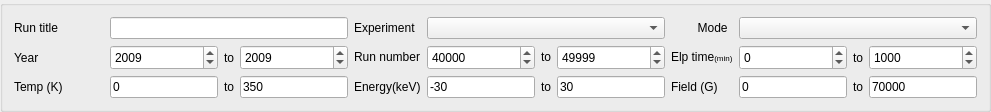
    <widget class="QGroupBox" name="groupBox_options">
     <property name="sizePolicy">
      <sizepolicy hsizetype="Expanding" vsizetype="Fixed">
       <horstretch>0</horstretch>
       <verstretch>0</verstretch>
      </sizepolicy>
     </property>
     <property name="minimumSize">
      <size>
       <width>0</width>
       <height>50</height>
      </size>
     </property>
     <property name="title">
      <string/>
     </property>
     <property name="alignment">
      <set>Qt::AlignHCenter</set>
     </property>
     <layout class="QGridLayout" name="gridLayout_2">
      <item row="3" column="2">
       <widget class="QLabel" name="label_temp">
        <property name="toolTip">
         <string>&lt;html&gt;&lt;head/&gt;&lt;body&gt;&lt;p&gt;This refers to thermometer B, and is stored in .msr files in &lt;/p&gt;&lt;p&gt;1- bnmr with reference &amp;quot;/Sample/read_B&amp;quot;.&lt;/p&gt;&lt;p&gt;2- bnqr with reference &amp;quot;/Sample1/read_B&amp;quot;.&lt;/p&gt;&lt;p&gt;The code searchs for the value of &amp;quot;read_B&amp;quot; in the .mud header variables. &lt;/p&gt;&lt;p&gt;You can change this by editing the reference below.&lt;/p&gt;&lt;p&gt;Reference: tab_search.cpp&lt;/p&gt;&lt;/body&gt;&lt;/html&gt;</string>
        </property>
        <property name="text">
         <string>&lt;html&gt;&lt;head/&gt;&lt;body&gt;&lt;p&gt;Temp (K)&lt;/p&gt;&lt;/body&gt;&lt;/html&gt;</string>
        </property>
        <property name="textFormat">
         <enum>Qt::RichText</enum>
        </property>
       </widget>
      </item>
      <item row="3" column="6">
       <widget class="QLabel" name="label_energy">
        <property name="toolTip">
         <string>&lt;html&gt;&lt;head/&gt;&lt;body&gt;&lt;p&gt;Energy = Initial beam - Voltage Na Cell - Platform bias.&lt;/p&gt;&lt;p&gt;If Initial beam is not found, a default value of 28keV is used.&lt;/p&gt;&lt;p&gt;If Voltage Na Cell is not found, a default value of 0.1keV.&lt;/p&gt;&lt;p&gt;If Platform bias is not found, a default value of 0 is used!!! You likely get the wrong energy!&lt;/p&gt;&lt;p&gt;You can change this by editing the reference below.&lt;/p&gt;&lt;p&gt;Reference: tab_search.cpp&lt;/p&gt;&lt;/body&gt;&lt;/html&gt;</string>
        </property>
        <property name="text">
         <string>Energy(keV)</string>
        </property>
       </widget>
      </item>
      <item row="2" column="5">
       <widget class="QSpinBox" name="spinBox_yearTo">
        <property name="minimumSize">
         <size>
          <width>62</width>
          <height>25</height>
         </size>
        </property>
        <property name="styleSheet">
         <string notr="true"/>
        </property>
        <property name="minimum">
         <number>1970</number>
        </property>
        <property name="maximum">
         <number>2020</number>
        </property>
        <property name="value">
         <number>2009</number>
        </property>
       </widget>
      </item>
      <item row="0" column="3" colspan="3">
       <widget class="QLineEdit" name="lineEdit_key">
        <property name="toolTip">
         <string/>
        </property>
        <property name="whatsThis">
         <string>Use  -a for AND
        -o for OR
        -not for expr1 but not expr 2
        -name for matching exact case
        -iname for lower or upper case letters
        test* for anything word starting with test 
        *test* for any word that contains test</string>
        </property>
        <property name="styleSheet">
         <string notr="true"/>
        </property>
        <property name="text">
         <string/>
        </property>
       </widget>
      </item>
      <item row="0" column="6">
       <widget class="QLabel" name="label_exp">
        <property name="sizePolicy">
         <sizepolicy hsizetype="Fixed" vsizetype="Fixed">
          <horstretch>0</horstretch>
          <verstretch>0</verstretch>
         </sizepolicy>
        </property>
        <property name="toolTip">
         <string>&lt;html&gt;&lt;p&gt;&lt;&gt;Type Of experiment&lt;/p&gt;&lt;/html&gt;</string>
        </property>
        <property name="text">
         <string>Experiment</string>
        </property>
       </widget>
      </item>
      <item row="0" column="7" colspan="3">
       <widget class="QComboBox" name="comboBox_exp">
        <property name="styleSheet">
         <string notr="true"/>
        </property>
        <property name="currentIndex">
         <number>-1</number>
        </property>
       </widget>
      </item>
      <item row="0" column="12" colspan="3">
       <widget class="QComboBox" name="comboBox_mode">
        <property name="currentIndex">
         <number>-1</number>
        </property>
       </widget>
      </item>
      <item row="2" column="4">
       <widget class="QLabel" name="label_70">
        <property name="sizePolicy">
         <sizepolicy hsizetype="Fixed" vsizetype="Preferred">
          <horstretch>0</horstretch>
          <verstretch>0</verstretch>
         </sizepolicy>
        </property>
        <property name="toolTip">
         <string>&lt;html&gt;&lt;head/&gt;&lt;body&gt;&lt;p&gt;&lt;br/&gt;&lt;/p&gt;&lt;/body&gt;&lt;/html&gt;</string>
        </property>
        <property name="text">
         <string>to</string>
        </property>
       </widget>
      </item>
      <item row="2" column="6">
       <widget class="QLabel" name="label_runnb">
        <property name="sizePolicy">
         <sizepolicy hsizetype="Fixed" vsizetype="Fixed">
          <horstretch>0</horstretch>
          <verstretch>0</verstretch>
         </sizepolicy>
        </property>
        <property name="toolTip">
         <string>&lt;html&gt;&lt;p&gt;Run number range&lt;/p&gt;&lt;/html&gt;</string>
        </property>
        <property name="text">
         <string>Run number</string>
        </property>
       </widget>
      </item>
      <item row="2" column="7">
       <widget class="QSpinBox" name="spinBox_runFrom">
        <property name="minimumSize">
         <size>
          <width>62</width>
          <height>25</height>
         </size>
        </property>
        <property name="styleSheet">
         <string notr="true"/>
        </property>
        <property name="minimum">
         <number>1</number>
        </property>
        <property name="maximum">
         <number>1000000</number>
        </property>
        <property name="value">
         <number>40000</number>
        </property>
       </widget>
      </item>
      <item row="2" column="8">
       <widget class="QLabel" name="label_67">
        <property name="sizePolicy">
         <sizepolicy hsizetype="Fixed" vsizetype="Fixed">
          <horstretch>0</horstretch>
          <verstretch>0</verstretch>
         </sizepolicy>
        </property>
        <property name="toolTip">
         <string>&lt;html&gt;&lt;head/&gt;&lt;body&gt;&lt;p&gt;&lt;br/&gt;&lt;/p&gt;&lt;/body&gt;&lt;/html&gt;</string>
        </property>
        <property name="text">
         <string>to</string>
        </property>
       </widget>
      </item>
      <item row="2" column="9">
       <widget class="QSpinBox" name="spinBox_runTo">
        <property name="minimumSize">
         <size>
          <width>62</width>
          <height>25</height>
         </size>
        </property>
        <property name="styleSheet">
         <string notr="true"/>
        </property>
        <property name="minimum">
         <number>1</number>
        </property>
        <property name="maximum">
         <number>1000000</number>
        </property>
        <property name="value">
         <number>49999</number>
        </property>
       </widget>
      </item>
      <item row="2" column="12">
       <widget class="QSpinBox" name="spinBox_timeFrom">
        <property name="enabled">
         <bool>true</bool>
        </property>
        <property name="minimumSize">
         <size>
          <width>62</width>
          <height>25</height>
         </size>
        </property>
        <property name="cursor">
         <cursorShape>ArrowCursor</cursorShape>
        </property>
        <property name="styleSheet">
         <string notr="true"/>
        </property>
        <property name="wrapping">
         <bool>true</bool>
        </property>
        <property name="readOnly">
         <bool>false</bool>
        </property>
        <property name="accelerated">
         <bool>false</bool>
        </property>
        <property name="minimum">
         <number>0</number>
        </property>
        <property name="maximum">
         <number>1000000</number>
        </property>
        <property name="value">
         <number>0</number>
        </property>
       </widget>
      </item>
      <item row="2" column="13">
       <widget class="QLabel" name="label_69">
        <property name="sizePolicy">
         <sizepolicy hsizetype="Fixed" vsizetype="Preferred">
          <horstretch>0</horstretch>
          <verstretch>0</verstretch>
         </sizepolicy>
        </property>
        <property name="toolTip">
         <string>&lt;html&gt;&lt;head/&gt;&lt;body&gt;&lt;p&gt;&lt;br/&gt;&lt;/p&gt;&lt;/body&gt;&lt;/html&gt;</string>
        </property>
        <property name="text">
         <string>to</string>
        </property>
       </widget>
      </item>
      <item row="2" column="14">
       <widget class="QSpinBox" name="spinBox_timeTo">
        <property name="minimumSize">
         <size>
          <width>62</width>
          <height>25</height>
         </size>
        </property>
        <property name="styleSheet">
         <string notr="true"/>
        </property>
        <property name="minimum">
         <number>0</number>
        </property>
        <property name="maximum">
         <number>10000</number>
        </property>
        <property name="value">
         <number>1000</number>
        </property>
       </widget>
      </item>
      <item row="0" column="11">
       <widget class="QLabel" name="label_mode">
        <property name="sizePolicy">
         <sizepolicy hsizetype="Fixed" vsizetype="Preferred">
          <horstretch>0</horstretch>
          <verstretch>0</verstretch>
         </sizepolicy>
        </property>
        <property name="toolTip">
         <string>&lt;html&gt;&lt;p&gt;Experimental mode&lt;/p&gt;&lt;/html&gt;</string>
        </property>
        <property name="text">
         <string>        Mode</string>
        </property>
       </widget>
      </item>
      <item row="2" column="3">
       <widget class="QSpinBox" name="spinBox_yearFrom">
        <property name="minimumSize">
         <size>
          <width>62</width>
          <height>25</height>
         </size>
        </property>
        <property name="styleSheet">
         <string notr="true"/>
        </property>
        <property name="minimum">
         <number>1970</number>
        </property>
        <property name="maximum">
         <number>2020</number>
        </property>
        <property name="value">
         <number>2009</number>
        </property>
       </widget>
      </item>
      <item row="3" column="14">
       <widget class="QLineEdit" name="lineEdit_maxField">
        <property name="styleSheet">
         <string notr="true"/>
        </property>
        <property name="text">
         <string>70000</string>
        </property>
        <property name="maxLength">
         <number>100000</number>
        </property>
       </widget>
      </item>
      <item row="3" column="3">
       <widget class="QLineEdit" name="lineEdit_minTemp">
        <property name="toolTip">
         <string/>
        </property>
        <property name="styleSheet">
         <string notr="true"/>
        </property>
        <property name="text">
         <string>0</string>
        </property>
       </widget>
      </item>
      <item row="3" column="7">
       <widget class="QLineEdit" name="lineEdit_minEnergy">
        <property name="styleSheet">
         <string notr="true"/>
        </property>
        <property name="text">
         <string>-30</string>
        </property>
       </widget>
      </item>
      <item row="3" column="4">
       <widget class="QLabel" name="label_17">
        <property name="text">
         <string>to</string>
        </property>
       </widget>
      </item>
      <item row="3" column="5">
       <widget class="QLineEdit" name="lineEdit_maxTemp">
        <property name="toolTip">
         <string/>
        </property>
        <property name="styleSheet">
         <string notr="true"/>
        </property>
        <property name="text">
         <string>350</string>
        </property>
       </widget>
      </item>
      <item row="3" column="9">
       <widget class="QLineEdit" name="lineEdit_maxEnergy">
        <property name="styleSheet">
         <string notr="true"/>
        </property>
        <property name="text">
         <string>30</string>
        </property>
       </widget>
      </item>
      <item row="3" column="12">
       <widget class="QLineEdit" name="lineEdit_minField">
        <property name="styleSheet">
         <string notr="true"/>
        </property>
        <property name="text">
         <string>0</string>
        </property>
       </widget>
      </item>
      <item row="3" column="8">
       <widget class="QLabel" name="label_18">
        <property name="text">
         <string>to</string>
        </property>
       </widget>
      </item>
      <item row="3" column="13">
       <widget class="QLabel" name="label_20">
        <property name="text">
         <string>to</string>
        </property>
       </widget>
      </item>
      <item row="3" column="11">
       <widget class="QLabel" name="label_field">
        <property name="toolTip">
         <string>&lt;html&gt;&lt;head/&gt;&lt;body&gt;&lt;p&gt;Magnetic field of &lt;/p&gt;&lt;p&gt;1- bnmr: nominal value of the solenoid in G. (stored in .msr as &amp;quot;/Magnet/mag_field&amp;quot;)&lt;/p&gt;&lt;p&gt;2- bnqr: 0.175 + 2.2131*HH_current. (HH_current in Amps is refereed in .msr as &amp;quot;ILE2A1:HH:RDCUR&amp;quot;)&lt;/p&gt;&lt;p&gt;You can change this by editing the reference below.&lt;/p&gt;&lt;p&gt;Reference: tab_search.cpp.&lt;/p&gt;&lt;/body&gt;&lt;/html&gt;</string>
        </property>
        <property name="text">
         <string>Field (G)</string>
        </property>
       </widget>
      </item>
      <item row="2" column="11">
       <widget class="QLabel" name="label_time">
        <property name="sizePolicy">
         <sizepolicy hsizetype="Fixed" vsizetype="Preferred">
          <horstretch>0</horstretch>
          <verstretch>0</verstretch>
         </sizepolicy>
        </property>
        <property name="toolTip">
         <string>&lt;html&gt;&lt;p&gt;Time spent acquiring data per each run.&lt;/p&gt;&lt;/html&gt;</string>
        </property>
        <property name="text">
         <string>&lt;html&gt;&lt;head/&gt;&lt;body&gt;&lt;p&gt;Elp time&lt;span style=&quot; font-size:6pt;&quot;&gt;(min)&lt;/span&gt;&lt;/p&gt;&lt;/body&gt;&lt;/html&gt;</string>
        </property>
       </widget>
      </item>
      <item row="2" column="2">
       <widget class="QLabel" name="label_year">
        <property name="sizePolicy">
         <sizepolicy hsizetype="Fixed" vsizetype="Preferred">
          <horstretch>0</horstretch>
          <verstretch>0</verstretch>
         </sizepolicy>
        </property>
        <property name="toolTip">
         <string>&lt;html&gt;&lt;p&gt;Year when the runs where taken.&lt;/p&gt;&lt;/html&gt;</string>
        </property>
        <property name="text">
         <string>Year</string>
        </property>
       </widget>
      </item>
      <item row="0" column="2">
       <widget class="QLabel" name="label_title">
        <property name="minimumSize">
         <size>
          <width>90</width>
          <height>0</height>
         </size>
        </property>
        <property name="toolTip">
         <string>&lt;html&gt;&lt;head/&gt;&lt;body&gt;&lt;p&gt;Search for these keywords in the title&lt;/p&gt;&lt;/body&gt;&lt;/html&gt;</string>
        </property>
        <property name="whatsThis">
         <string>test</string>
        </property>
        <property name="text">
         <string>&lt;html&gt;&lt;head/&gt;&lt;body&gt;&lt;p&gt;Run title&lt;/p&gt;&lt;/body&gt;&lt;/html&gt;</string>
        </property>
       </widget>
      </item>
     </layout>
    </widget>
